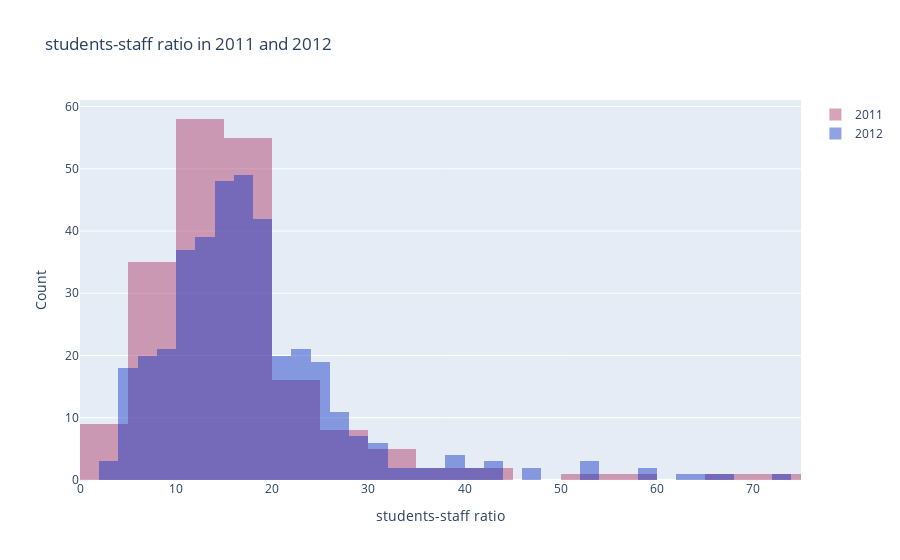

The code cell stored with this chart in its notebook:
### Markdown cell above
<a id = "6"></a>
## Histogram

<span style="color:red">Lets look at histogram of students-staff ratio in 2011 and 2012 years.</span>

* trace1 = first histogram
  * x = x axis
  * y = y axis
  * opacity = opacity of histogram
  * name = name of legend
  * marker = color of histogram
* trace2 = second histogram
* layout = layout
  * barmode = mode of histogram like overlay. Also you can change it with stack

### Code cell
# prepare data
x2011 = timesData.student_staff_ratio[timesData.year == 2011]
x2012 = timesData.student_staff_ratio[timesData.year == 2012]

trace1 = go.Histogram(
    x=x2011,
    opacity=0.75,
    name = "2011",
    marker=dict(color='rgba(171, 50, 96, 0.6)'))
trace2 = go.Histogram(
    x=x2012,
    opacity=0.75,
    name = "2012",
    marker=dict(color='rgba(12, 50, 196, 0.6)'))

data = [trace1, trace2]
layout = go.Layout(barmode='overlay',
                   title=' students-staff ratio in 2011 and 2012',
                   xaxis=dict(title='students-staff ratio'),
                   yaxis=dict( title='Count'),
)
fig = go.Figure(data=data, layout=layout)
iplot(fig)

### Figure 1 — Plotly figure (JSON) as saved in the notebook; plotly's stock layout.template omitted (floating-point values rounded to 4 significant figures; data arrays with more than 128 entries replaced by an {"elided": "..."} marker saying what was removed)
{"data": [{"marker": {"color": "rgba(171, 50, 96, 0.6)"}, "name": "2011", "opacity": 0.75, "type": "histogram", "x": {"elided": "200 float values"}}, {"marker": {"color": "rgba(12, 50, 196, 0.6)"}, "name": "2012", "opacity": 0.75, "type": "histogram", "x": {"elided": "402 float values"}}], "layout": {"barmode": "overlay", "title": {"text": " students-staff ratio in 2011 and 2012"}, "xaxis": {"title": {"text": "students-staff ratio"}}, "yaxis": {"title": {"text": "Count"}}}}
